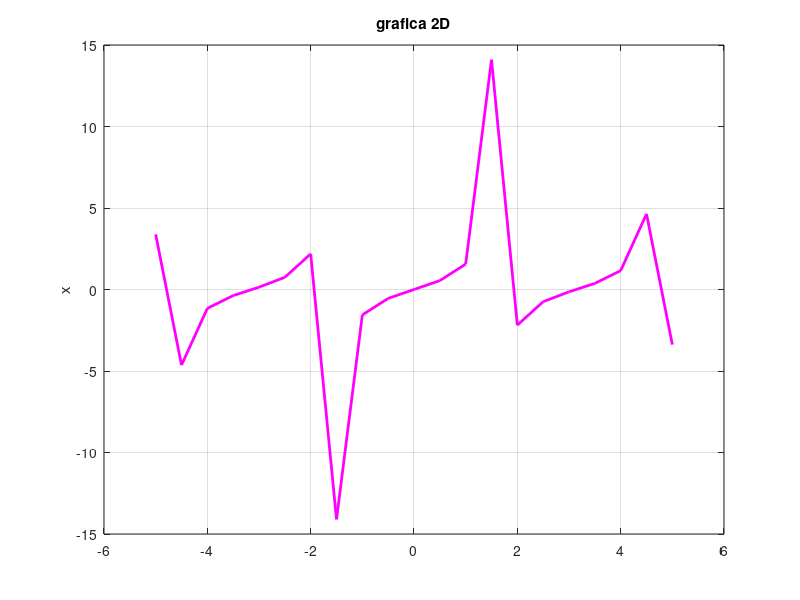

Reproduce this figure in MATLAB.
clc
clear all
close all

%% grafica 2d a partir de datos
x = -5: 0.5: 5; %vector x
y = x.^2 + x -  1; % vector y

y = tan(x);
figure(1)
plot(x, y, "m", 'linewidth', 2)
grid
title("grafica 2D")
ylabel("y")
ylabel("x")